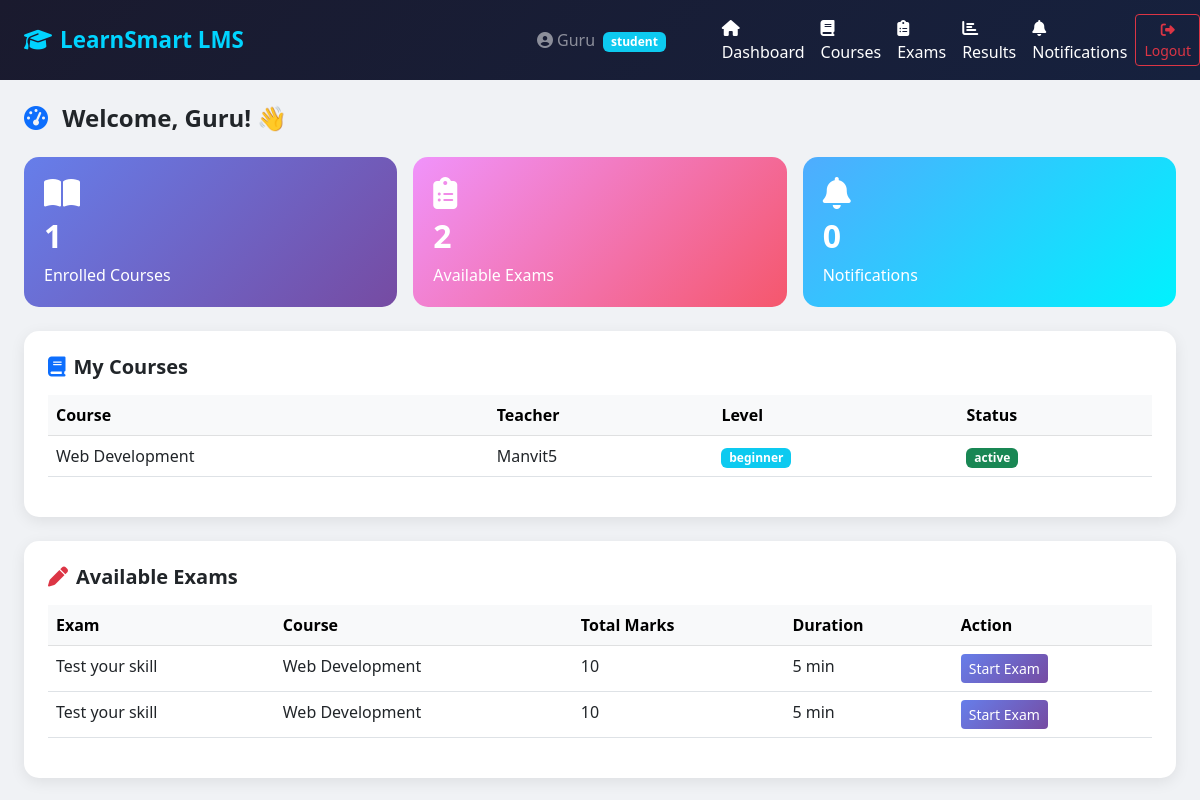
The app's page /dashboard/ (signed in) with its own data.
### accounts/models.py (models this page shows, shortened)
class CustomUser(AbstractUser):
    ROLE_CHOICES = [
        ('student', 'Student'),
        ('teacher', 'Teacher'),
        ('admin',   'Admin'),
    ]
    role        = models.CharField(max_length=10, choices=ROLE_CHOICES, default='student')
    phone       = models.CharField(max_length=15, blank=True)
    profile_pic = models.ImageField(upload_to='profiles/', blank=True, null=True)
    is_verified = models.BooleanField(default=False)
    created_at  = models.DateTimeField(auto_now_add=True)
    def is_student(self):  return self.role == 'student'

### courses/models.py (models this page shows, shortened)
class Enrollment(models.Model):
    STATUS_CHOICES = [
        ('active', 'Active'),
        ('completed', 'Completed'),
        ('dropped', 'Dropped'),
    ]
    student     = models.ForeignKey('accounts.CustomUser', on_delete=models.CASCADE, related_name='enrollments')
    course      = models.ForeignKey(Course, on_delete=models.CASCADE, related_name='enrollments')
    enrolled_at = models.DateTimeField(auto_now_add=True)
    status      = models.CharField(max_length=10, choices=STATUS_CHOICES, default='active')
    completed_at = models.DateTimeField(blank=True, null=True)
    class Meta:
        unique_together = ('student', 'course')

class Course(models.Model):
    LEVEL_CHOICES = [
        ('beginner', 'Beginner'),
        ('intermediate', 'Intermediate'),
        ('advanced', 'Advanced'),
    ]
    title        = models.CharField(max_length=200)
    description  = models.TextField()
    thumbnail    = models.ImageField(upload_to='courses/', blank=True, null=True)
    teacher      = models.ForeignKey('accounts.CustomUser', on_delete=models.CASCADE, related_name='courses_taught')
    level        = models.CharField(max_length=15, choices=LEVEL_CHOICES, default='beginner')
    price        = models.DecimalField(max_digits=8, decimal_places=2, default=0.00)
    is_free      = models.BooleanField(default=True)
    is_published = models.BooleanField(default=False)
    created_at   = models.DateTimeField(auto_now_add=True)

### exams/models.py (models this page shows, shortened)
class Exam(models.Model):
    TYPE_CHOICES = [
        ('mcq', 'Multiple Choice'),
        ('true_false', 'True / False'),
        ('mixed', 'Mixed'),
    ]
    course            = models.ForeignKey('courses.Course', on_delete=models.CASCADE, related_name='exams')
    title             = models.CharField(max_length=200)
    description       = models.TextField(blank=True)
    exam_type         = models.CharField(max_length=12, choices=TYPE_CHOICES, default='mcq')
    total_marks       = models.PositiveIntegerField(default=100)
    pass_marks        = models.PositiveIntegerField(default=40)
    duration_min      = models.PositiveIntegerField(default=60)
    start_time        = models.DateTimeField()
    end_time          = models.DateTimeField()
    is_published      = models.BooleanField(default=False)
    shuffle_questions = models.BooleanField(default=True)
    created_by        = models.ForeignKey('accounts.CustomUser', on_delete=models.CASCADE, related_name='exams_created')
    created_at        = models.DateTimeField(auto_now_add=True)

### accounts/views.py (the view, shortened to what this page needs)
# urls.py: path('dashboard/', views.dashboard_view, name='dashboard'),
@login_required
def dashboard_view(request):
    user = request.user
    notifications = Notification.objects.filter(user=user, is_read=False)[:5]
    if user.is_student():
        enrolled_courses = Enrollment.objects.filter(student=user)
        available_exams  = Exam.objects.filter(is_published=True)
        context = {
            'enrolled_courses': enrolled_courses,
            'available_exams': available_exams,
            'notifications': notifications,
            'total_enrolled': enrolled_courses.count(),
        }
        return render(request, 'accounts/student_dashboard.html', context)
    else:
        return redirect('/admin/')

### templates/accounts/student_dashboard.html (shortened to what this page needs)
{% extends 'base.html' %}
{% block content %}
<div class="container-fluid px-4 py-4">
    <h4 class="fw-bold mb-4">
        <i class="fas fa-tachometer-alt me-2 text-primary"></i>
        Welcome, {{ user.username }}! 👋
    </h4>
    <div class="row g-3 mb-4">
        <div class="col-md-4">
            <div class="stat-card" style="background:linear-gradient(135deg,#667eea,#764ba2);">
                <i class="fas fa-book-open fa-2x mb-2"></i>
                <h2 class="fw-bold">{{ total_enrolled }}</h2>
                <p class="mb-0">Enrolled Courses</p>
            </div>
        </div>
        <div class="col-md-4">
            <div class="stat-card" style="background:linear-gradient(135deg,#f093fb,#f5576c);">
                <i class="fas fa-clipboard-list fa-2x mb-2"></i>
                <h2 class="fw-bold">{{ available_exams.count }}</h2>
                <p class="mb-0">Available Exams</p>
            </div>
        </div>
        <div class="col-md-4">
            <div class="stat-card" style="background:linear-gradient(135deg,#4facfe,#00f2fe);">
                <i class="fas fa-bell fa-2x mb-2"></i>
                <h2 class="fw-bold">{{ notifications.count }}</h2>
                <p class="mb-0">Notifications</p>
            </div>
        </div>
    </div>
    <div class="card p-4 mb-4">
        <h5 class="fw-bold mb-3"><i class="fas fa-book me-2 text-primary"></i>My Courses</h5>
        {% if enrolled_courses %}
        <div class="table-responsive">
            <table class="table table-hover">
                <thead class="table-light">
                    <tr><th>Course</th><th>Teacher</th><th>Level</th><th>Status</th></tr>
                </thead>
                <tbody>
                    {% for enrollment in enrolled_courses %}
                    <tr>
                        <td>{{ enrollment.course.title }}</td>
                        <td>{{ enrollment.course.teacher.username }}</td>
                        <td><span class="badge bg-info">{{ enrollment.course.level }}</span></td>
                        <td><span class="badge bg-success">{{ enrollment.status }}</span></td>
                    </tr>
                    {% endfor %}
                </tbody>
            </table>
        </div>
        {% else %}
        <p class="text-muted">No courses enrolled yet.</p>
        {% endif %}
    </div>
    <div class="card p-4">
        <h5 class="fw-bold mb-3"><i class="fas fa-pen me-2 text-danger"></i>Available Exams</h5>
        {% if available_exams %}
        <div class="table-responsive">
            <table class="table table-hover">
                <thead class="table-light">
                    <tr><th>Exam</th><th>Course</th><th>Total Marks</th><th>Duration</th><th>Action</th></tr>
                </thead>
                <tbody>
                    {% for exam in available_exams %}
                    <tr>
                        <td>{{ exam.title }}</td>
                        <td>{{ exam.course.title }}</td>
                        <td>{{ exam.total_marks }}</td>
                        <td>{{ exam.duration_min }} min</td>
                        <td><a href="#" class="btn btn-sm btn-primary">Start Exam</a></td>
                    </tr>
                    {% endfor %}
                </tbody>
            </table>
        </div>
        {% else %}
        <p class="text-muted">No exams available right now.</p>
        {% endif %}
    </div>
</div>
{% endblock %}

### templates/base.html (shortened to what this page needs)
<!DOCTYPE html>
<html lang="en">
<head>
    <link href="https://cdn.jsdelivr.net/npm/bootstrap@5.3.0/dist/css/bootstrap.min.css" rel="stylesheet">
    <link href="https://cdnjs.cloudflare.com/ajax/libs/font-awesome/6.4.0/css/all.min.css" rel="stylesheet">
</head>
<body>
<nav class="navbar navbar-expand-lg navbar-dark">
    <div class="container-fluid px-4">
        <a class="navbar-brand" href="{% url 'dashboard' %}">
            <i class="fas fa-graduation-cap me-2"></i>LearnSmart LMS
        </a>
        {% if user.is_authenticated %}
        <div class="ms-auto d-flex align-items-center gap-3">
            <span class="text-white-50">
                <i class="fas fa-user-circle me-1"></i>{{ user.username }}
                <span class="badge bg-info ms-1">{{ user.role }}</span>
            </span>
        </div>
        {% endif %}
    </div>
    {% if user.is_authenticated %}
<div class="collapse navbar-collapse" id="navMenu">
    <ul class="navbar-nav me-auto ms-4">
        <li class="nav-item">
            <a class="nav-link text-white" href="{% url 'dashboard' %}">
                <i class="fas fa-home me-1"></i>Dashboard
            </a>
        </li>
        <li class="nav-item">
            <a class="nav-link text-white" href="{% url 'course_list' %}">
                <i class="fas fa-book me-1"></i>Courses
            </a>
        </li>
        <li class="nav-item">
            <a class="nav-link text-white" href="{% url 'exam_list' %}">
                <i class="fas fa-clipboard-list me-1"></i>Exams
            </a>
        </li>
        <li class="nav-item">
            <a class="nav-link text-white" href="{% url 'my_results' %}">
                <i class="fas fa-chart-bar me-1"></i>Results
            </a>
        </li>
        <li class="nav-item">
            <a class="nav-link text-white" href="{% url 'notifications' %}">
                <i class="fas fa-bell me-1"></i>Notifications
            </a>
        </li>
    </ul>
</div>
    <a href="{% url 'logout' %}" class="btn btn-sm btn-outline-danger">
                <i class="fas fa-sign-out-alt"></i> Logout
            </a>
{% endif %}
</nav>
{% block content %}{% endblock %}
</body>
</html>

### templates/base.html (style rules this page uses)
body { background-color: #f0f2f5; }
.navbar { background: linear-gradient(135deg, #1a1a2e, #16213e); }
.navbar-brand { font-weight: 700; font-size: 1.4rem; color: #00d4ff !important; }
.card { border: none; border-radius: 15px; box-shadow: 0 4px 15px rgba(0,0,0,0.08); }
.btn-primary { background: linear-gradient(135deg, #667eea, #764ba2); border: none; }
.stat-card { border-radius: 15px; color: white; padding: 20px; }

### records on screen
CustomUser: username "Guru", role "student"
Enrollment: course "Web Development", course.teacher.username "Manvit5", course.level "beginner", status "active"
Exam: title "Test your skill", course "Web Development", total_marks "10", duration_min "5"
Exam: title "Test your skill", course "Web Development", total_marks "10", duration_min "5"

### other values on screen
{{ total_enrolled }} "1"
{{ available_exams.count }} "2"
{{ notifications.count }} "0"
